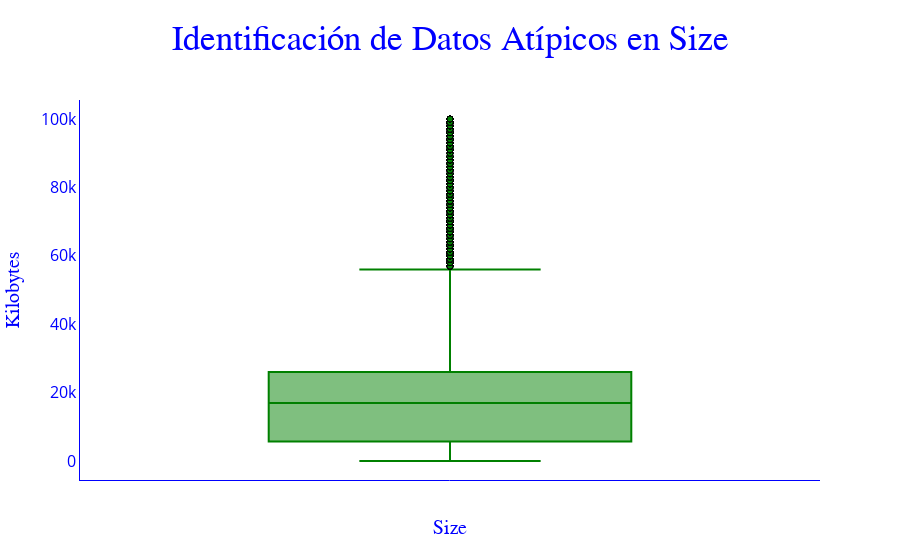

The code cell stored with this chart in its notebook:
### Markdown cell above
Acá imputaré los outlier por el valor_maximo.

### Code cell
#  Boxplot Datos Atípicos de la columna Size

fig = px.box(df_google_sin_duplicados, y= df_google_sin_duplicados['Size'],
             title="Identificación de Datos Atípicos",
             labels={"Size": "Size (kb)", "Valor": "Valor"},
             )

# Personalizar el diseño del gráfico (fig.update_layout())

fig.update_layout(title=dict(text="Identificación de Datos Atípicos en Size",
                              font=dict(size=35, color="blue", family="Arial"),           # size me determina el tamaño del titulo
                              pad=dict(b=30, l=0, r=0, t=30), x=0.5),                     # X=0.5  me centra el titulo en el gráfico
                  xaxis=dict(title=dict(text= "Size", font=dict(color="blue", size=20, family="Arial")),  # Personalizo label del eje X
                              showline=True, linewidth=1, linecolor='blue',                                   # Para ver la linea del eje X y personalizarla
                              tickfont=dict(color='blue', size=16)),                                          # Personalizo ticks del eje X
                  yaxis=dict(title=dict(text="Kilobytes", font=dict(color="blue", size=20, family="Arial")),
                              showline=True, linewidth=1, linecolor='blue',
                              tickfont=dict(color='blue', size=16)),
                  paper_bgcolor="white",                                           # Establece el color de fondo del área del papel.
                  plot_bgcolor="white")                                            # Establece el color de fondo del área del gráfico

#  Personalizar color y bordes del boxplot (fig.update_traces( ))
fig.update_traces(marker=dict(color='green', line=dict(color='black', width=1)))

# Mostrar el gráfico
fig.show()

### Figure 1 — Plotly figure (JSON) as saved in the notebook; plotly's stock layout.template omitted (floating-point values rounded to 4 significant figures; data arrays with more than 128 entries replaced by an {"elided": "..."} marker saying what was removed)
{"data": [{"alignmentgroup": "True", "hovertemplate": "Size (kb)=%{y}<extra></extra>", "legendgroup": "", "marker": {"color": "green", "line": {"color": "black", "width": 1}}, "name": "", "notched": false, "offsetgroup": "", "orientation": "v", "showlegend": false, "type": "box", "x0": " ", "xaxis": "x", "y": {"elided": "10342 float values"}, "y0": " ", "yaxis": "y"}], "layout": {"boxmode": "group", "legend": {"tracegroupgap": 0}, "paper_bgcolor": "white", "plot_bgcolor": "white", "title": {"font": {"color": "blue", "family": "Arial", "size": 35}, "pad": {"b": 30, "l": 0, "r": 0, "t": 30}, "text": "Identificación de Datos Atípicos en Size", "x": 0.5}, "xaxis": {"anchor": "y", "domain": [0, 1], "linecolor": "blue", "linewidth": 1, "showline": true, "tickfont": {"color": "blue", "size": 16}, "title": {"font": {"color": "blue", "family": "Arial", "size": 20}, "text": "Size"}}, "yaxis": {"anchor": "x", "domain": [0, 1], "linecolor": "blue", "linewidth": 1, "showline": true, "tickfont": {"color": "blue", "size": 16}, "title": {"font": {"color": "blue", "family": "Arial", "size": 20}, "text": "Kilobytes"}}}}
